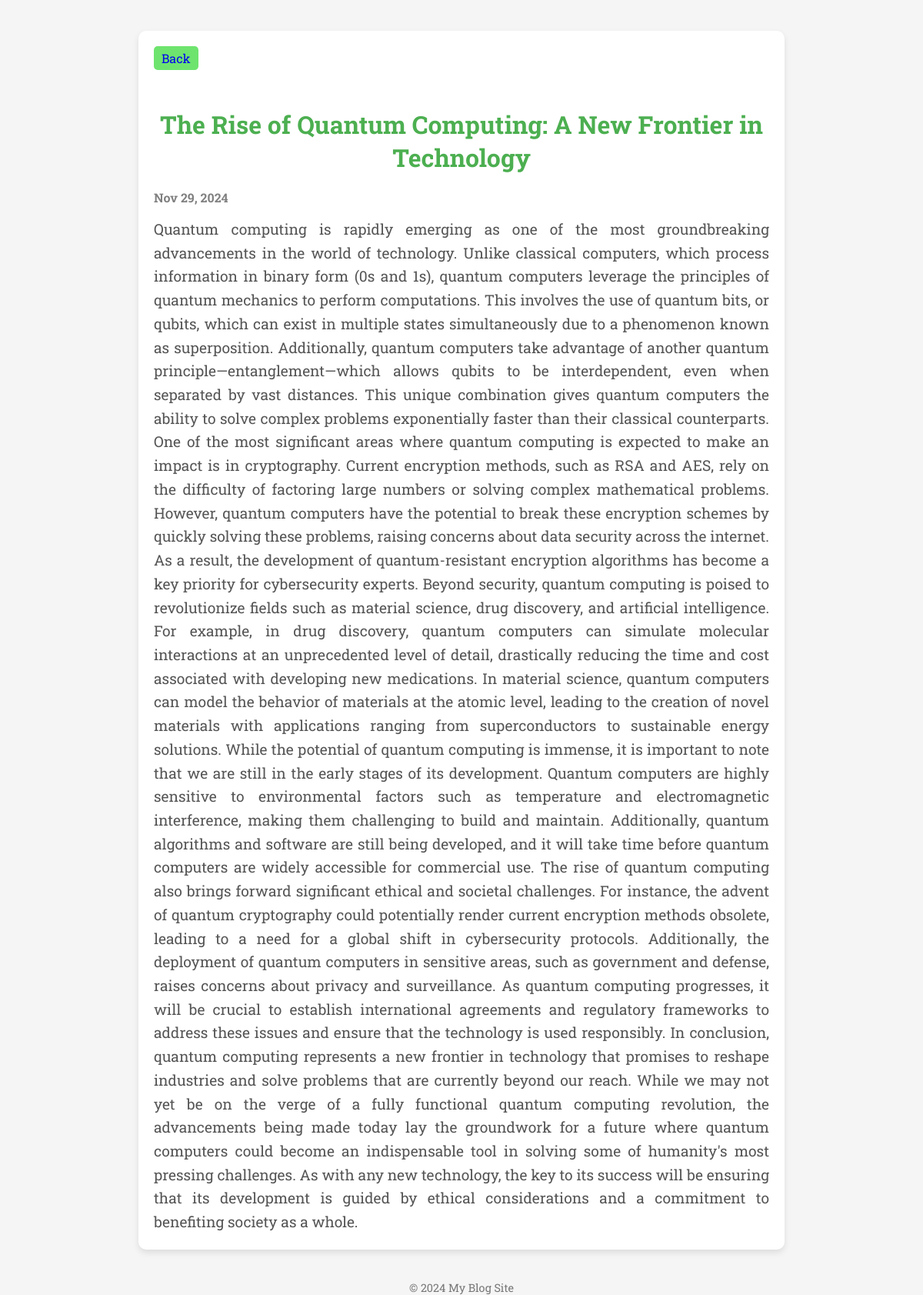
The page /blog/30 on the database its author committed.
### api_app/models.py (models this page shows, shortened)
class Blogs(models.Model):
    blog_id = models.AutoField(primary_key=True)
    blog_date = models.CharField(max_length=20, null=True)
    blog_title = models.CharField(max_length=100)
    blog_content = models.CharField(max_length=5000)
    user = models.CharField(max_length=100)

### api_app/views.py (the view)
# urls.py: path('blog/<int:id>', view_content, name="view_blog"),
def view_content(request, id):
    data = Blogs.objects.get(blog_id=id)
    blog_data = {"data_title": data.blog_title,
                 "data_content": data.blog_content,
                 "data_date": data.blog_date}
    return render(request, "View.html", {"data": blog_data})

### templates/View.html (shortened to what this page needs)
<!DOCTYPE html>
<html lang="en">
  <head>
  </head>
  <body>
    <div class="content-container">
      <a href="{% url 'home' %}">Back</a>
      <h1>{{ data.data_title }}</h1>
      <p>{{ data.data_date}}</p>
      <article>{{ data.data_content }}</article>
    </div>
    <footer>© 2024 My Blog Site</footer>
  </body>
</html>

### templates/View.html (style rules this page uses)
body { font-family: "Roboto Slab", serif; margin: 0; padding: 0; background-color: #f5f5f5; color: #333; }
.content-container { max-width: 800px; margin: 40px auto; padding: 20px; background-color: #ffffff; border-radius: 10px; box-shadow: 0 4px 8px rgba(0, 0, 0, 0.1); }
h1 { margin-top: 10%; color: #4caf50; font-size: 2rem; text-align: center; margin-bottom: 20px; }
article { font-size: 1.2rem; line-height: 1.6; text-align: justify; color: #555; }
p { font-weight: bold; color: gray; }
footer { text-align: center; margin-top: 40px; font-size: 0.9rem; color: #777; }
a { position: absolute; font-size: 1rem; text-decoration: none; background-color: rgb(110, 228, 110); padding: 5px 10px; border-radius: 5px; }

### rows shown on the page
Blogs: data_title "The Rise of Quantum Computing: A New Frontier in Technology", data_date "Nov 29, 2024", data_content "Quantum computing is rapidly emerging as one of the most groundbreaking advancements in the world of technology. Unlike classical computers, which process information in binary form (0s and 1s), quantum computers leverage the principles of quantum mechanics to perform computations. This involves the use of quantum bits, or qubits, which can exist in multiple states simultaneously due to a phenomenon known as superposition. Additionally, quantum computers take advantage of another quantum principle—entanglement—which allows qubits to be interdependent, even when separated by vast distances. This unique combination gives quantum computers the ability to solve complex problems exponentially…"
